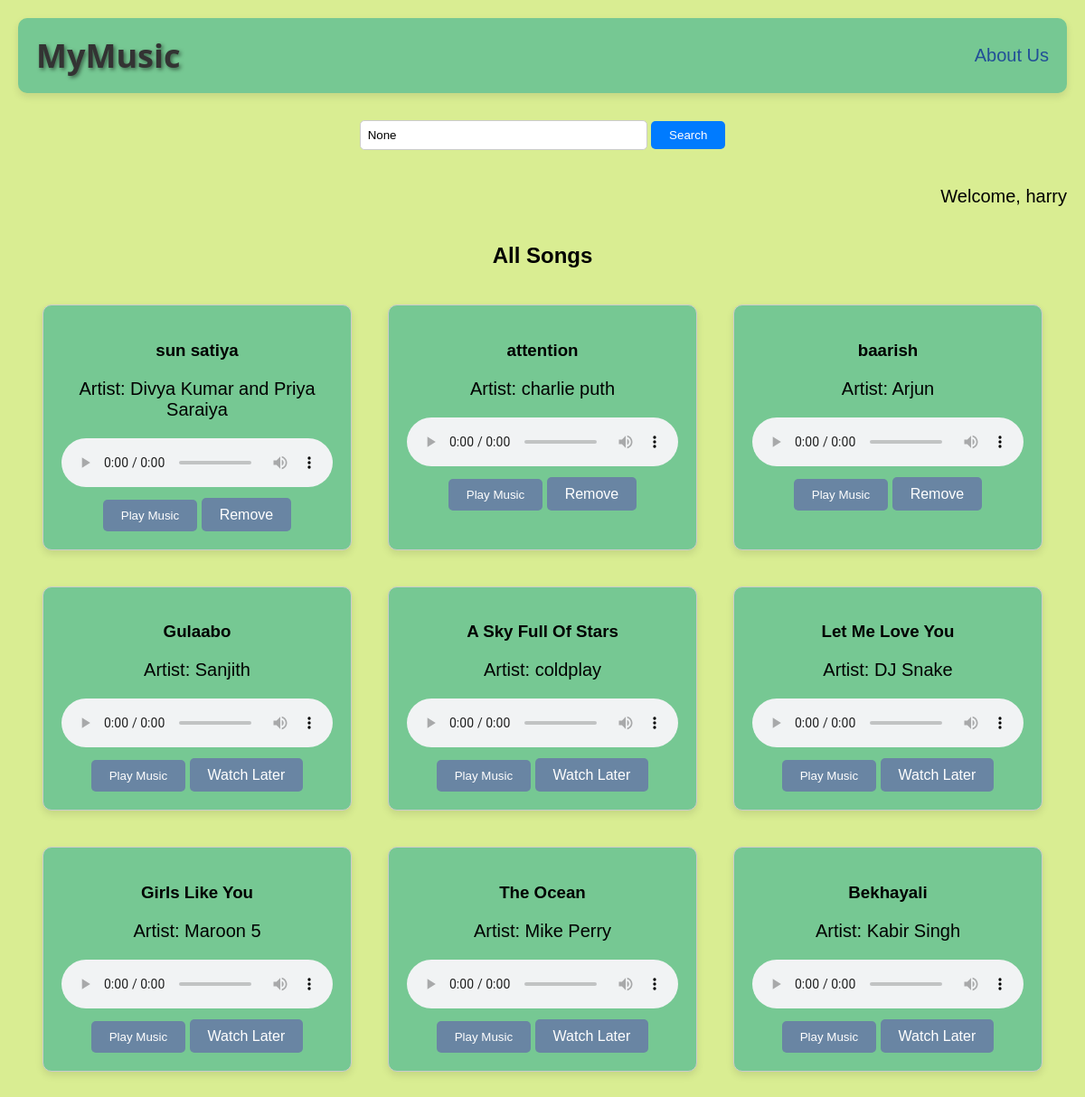
Screenshot of / (signed in) with the database file from the repository.
### music_player/models.py (models this page shows, shortened)
class Song(models.Model):
    title = models.CharField(max_length=100)
    artist = models.CharField(max_length=100)
    audio_file = models.FileField(upload_to='songs/')

### music_player/views.py (the view)
# urls.py: path('', views.index, name='index'),
@login_required
def index(request):
    query = request.GET.get('q')
    songs = Song.objects.all()
    if query:
        songs = songs.filter(title__icontains=query) | songs.filter(artist__icontains=query)
    return render(request, 'index.html', {'songs': songs, 'query': query})

### music_player/templates/index.html (shortened to what this page needs)
<!DOCTYPE html>
<html lang="en">
<head>
</head>
<body>
    <div class="container">
        <div class="heading-container">
            <div class="heading">MyMusic</div>
            <div class="about-us">
                <p><a href="about_us.html">About Us</a></p>
            </div>
        </div>
        <div class="search-form">
            <form method="GET" action="{% url 'index' %}">
                <input type="text" name="q" value="{{ query }}" placeholder="Search for songs...">
                <button type="submit">Search</button>
            </form>
        </div>
        <div class="auth-buttons">
            {% if user.is_authenticated %}
                <p>Welcome, {{ user.username }}</p>
            {% else %}
                <a href="{% url 'login' %}" class="auth-button">Login</a>
                <a href="{% url 'register' %}" class="auth-button">Register</a>
            {% endif %}
        </div>
    </div>
    {% if query %}
        <h2>Search Results for "{{ query }}"</h2>
    {% else %}
        <h2>All Songs</h2>
    {% endif %}
    <div class="container card-container">
        {% for song in songs %}
        <div class="card">
            <h3>{{ song.title }}</h3>
            <p>Artist: {{ song.artist }}</p>
            <audio src="{{ song.audio_file.url }}" controls></audio>
            <button class="music-button">Play Music</button>
            {% if user.is_authenticated %}
                {% if song in user.userprofile.watch_later.all %}
                    <a href="{% url 'remove_from_watch_later' song.title %}" class="watch-later-button">Remove</a>
                {% else %}
                    <a href="{% url 'add_to_watch_later' song.title %}" class="watch-later-button">Watch Later</a>
                {% endif %}
            {% endif %}
        </div>
        {% empty %}
        <p>No songs found.</p>
        {% endfor %}
    </div>
</body>
</html>

### music_player/templates/index.html (style rules this page uses)
body { margin: 0; padding: 0; background-color: #d9ed92; font-family: Arial, sans-serif; }
.container { max-width: 1200px; margin: 20px auto; padding: 0 20px; }
.heading-container { display: flex; justify-content: space-between; align-items: center; margin-bottom: 30px; padding: 10px 20px; background-color: #76c893; border-radius: 10px; box-shadow: 0 4px 8px rgba(0, 0, 0, 0.1); }
.heading { font-size: 36px; font-weight: bold; align-items: center; color: #333; text-shadow: 2px 2px 4px rgba(0, 0, 0, 0.5); font-family: 'Segoe UI', Tahoma, Geneva, Verdana, sans-serif; margin: 0; }
.about-us { font-size: 20px; color: #224f97; }
.about-us a { color: #224f97; text-decoration: none; }
.search-form { text-align: center; margin-bottom: 20px; }
.search-form input[type="text"] { padding: 8px; width: 300px; border-radius: 5px; border: 1px solid #ccc; }
.search-form button { padding: 8px 20px; background-color: #007bff; color: #fff; border: none; border-radius: 5px; cursor: pointer; }
.auth-buttons { display: flex; justify-content: flex-end; margin-bottom: 20px; }
.card-container { display: flex; flex-wrap: wrap; justify-content: center; }
.card { width: 300px; margin: 20px; padding: 20px; background-color: #76c893; border-radius: 10px; border: 1px solid #ccc; box-shadow: 0 4px 8px rgba(0, 0, 0, 0.1); text-align: center; position: relative; }
.music-button { margin-top: 10px; padding: 10px 20px; background-color: #6985a3; color: #fff; border: none; border-radius: 5px; cursor: pointer; }
.watch-later-button { margin-top: 10px; padding: 10px 20px; background-color: #6985a3; color: #fff; border: none; border-radius: 5px; cursor: pointer; text-decoration: none; }
h2 { text-align: center; color: black; margin-bottom: 20px; }
p { color: black; font-size: 20px; }

### rows the page displays
Song: title "sun satiya", artist "Divya Kumar and Priya Saraiya", shows "Remove"
Song: title "attention", artist "charlie puth", shows "Remove"
Song: title "baarish", artist "Arjun", shows "Remove"
Song: title "Gulaabo", artist "Sanjith", shows "Watch Later"
Song: title "A Sky Full Of Stars", artist "coldplay", shows "Watch Later"
Song: title "Let Me Love You", artist "DJ Snake", shows "Watch Later"
Song: title "Girls Like You", artist "Maroon 5", shows "Watch Later"
Song: title "The Ocean", artist "Mike Perry", shows "Watch Later"
Song: title "Bekhayali", artist "Kabir Singh", shows "Watch Later"

### other values shown
{{ user.username }} "harry"
